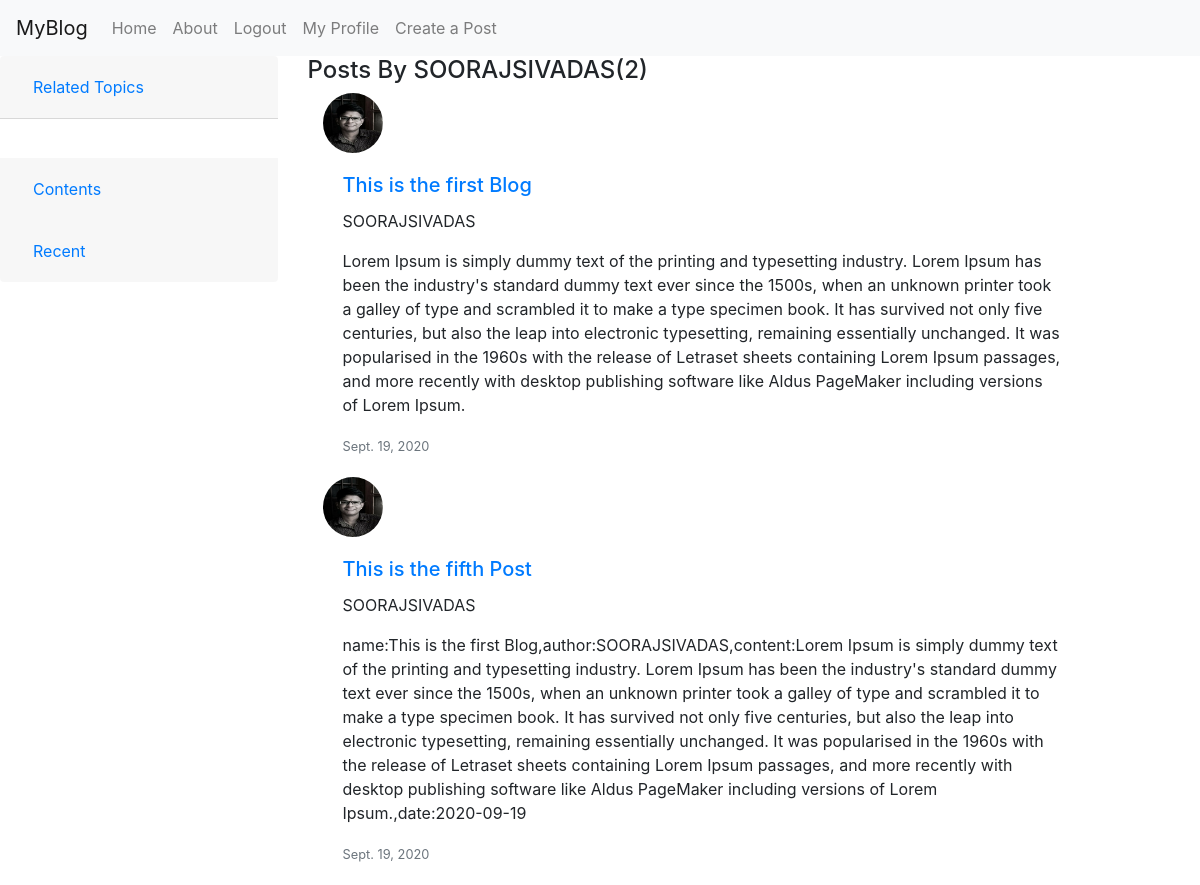
The page /blog/user/SOORAJSIVADAS (signed in) on the database as committed earlier.
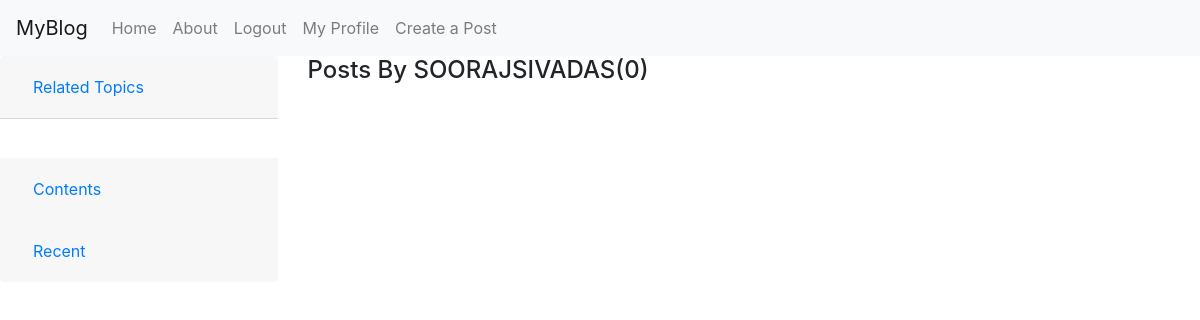
The same page on the database as committed later.
### myblog/models.py (models this page shows, shortened)
class Post(models.Model):
    title = models.CharField(max_length=100)
    author = models.ForeignKey(User,on_delete=models.CASCADE)
    content = models.TextField()
    date_time = models.DateField(default=timezone.now)

### registration/models.py (models this page shows, shortened)
class Profile(models.Model):
    user = models.OneToOneField(User,on_delete=models.CASCADE)
    image = models.ImageField(default='default.jpg', upload_to ='profile_pics')

### myblog/views.py (the view)
# urls.py: path("user/<username>",UserPostListView.as_view(),name ="user-posts"),
class UserPostListView(ListView):
    model = Post
    template_name = 'myblog/user_posts.html'
    context_object_name = 'posts'
    ordering = ['-date_time']
    paginate_by = 3
    def get_queryset(self):
        user = get_object_or_404(User,username=self.kwargs.get('username'))
        return Post.objects.filter(author=user)

### myblog/templates/myblog/user_posts.html (shortened to what this page needs)
{% extends 'myblog/layout.html' %}
{%block content%}
<h4>Posts By {{view.kwargs.username}}({{ page_obj.paginator.count }})</h4>
{%for post in posts%}
    <div class="card col-lg-12" style="display:inline-block;border:none;">
        <img src="{{post.author.profile.image.url}}" style='border-radius:50%;height:60px;width:60px;' alt='Author photo'>
        <div class="card-body">
          <h5 class="card-title"><a style="text-decoration:none;" href="{% url 'post-detail' post.id  %}">{{post.title}}</a></h5>
          <p class="card-text">{{post.author}}</p>
          <p class="card-text">{{post.content}}</p>
          <p class="card-text"><small class="text-muted">{{post.date_time}}</small></p>
        </div>
      </div>
  {% endfor %}
  {% endblock %}

### myblog/templates/myblog/layout.html (shortened to what this page needs)
{%load static%}
<!DOCTYPE html>
<html>
    <head>
        <link rel="stylesheet" href="https://stackpath.bootstrapcdn.com/bootstrap/4.5.2/css/bootstrap.min.css">
    </head>
    <body>
      <nav class="navbar navbar-expand-lg navbar-light bg-light">
  <a class="navbar-brand" href="#">MyBlog</a>
  <div class="collapse navbar-collapse" id="navbarNav">
    <ul class="navbar-nav">
      <li class="nav-item ">
        <a class="nav-link" href="{% url 'myblog-home' %}">Home
        <span class="sr-only">(current)</span></a>
      </li>
      <li class="nav-item">
        <a class="nav-link" href="{% url 'myblog-about' %}">About</a>
      </li>
      {% if user.is_authenticated %}
      <li class="nav-item">
        <a class="nav-link" href="{%url 'logout' %}">Logout</a>
      </li>
      <li class="nav-item">
        <a class="nav-link" href="{%url 'profile' %}">My Profile</a>
      </li>
      <li class="nav-item">
        <a class="nav-link" href="{%url 'post-create' %}">Create a Post</a>
      </li>
      {% endif %}
    </ul>
  </div>
</nav>
<div class='row' style='position:static;'>
<div class='col-lg-3' >
<div class="accordion" id="accordionExample">
    <div class="card" style='border:none;'>
      <div class="card-header" id="headingOne">
        <h2 class="mb-0">
          <button style='text-decoration:none;'class="btn btn-link btn-block text-left" type="button" data-toggle="collapse" data-target="#collapseOne" aria-expanded="true" aria-controls="collapseOne">
            Related Topics
          </button>
        </h2>
      </div>
      <div id="collapseOne" class="collapse show" aria-labelledby="headingOne" data-parent="#accordionExample">
        <div class="card-body">
        </div>
      </div>
    </div>
    <div class="card" style='border:none;'>
      <div class="card-header" id="headingTwo">
        <h2 class="mb-0">
          <button  style='text-decoration:none;'class="btn btn-link btn-block text-left collapsed" type="button" data-toggle="collapse" data-target="#collapseTwo" aria-expanded="false" aria-controls="collapseTwo">
            Contents
          </button>
        </h2>
      </div>
    </div>
    <div class="card" style='border:none;'>
      <div class="card-header" id="headingThree">
        <h2 class="mb-0">
          <button  style='text-decoration:none;'class="btn btn-link btn-block text-left collapsed" type="button" data-toggle="collapse" data-target="#collapseThree" aria-expanded="false" aria-controls="collapseThree">
            Recent
          </button>
        </h2>
      </div>
    </div>
  </div>
</div>
  <div class='col-lg-8' >
  {%block content%}
  {% endblock %}
  </div>
</div>
    </body>
</html>

Rows that differ between the two databases and show on the page:
removed Post: author.profile.image (picture), title "This is the first Blog", author "SOORAJSIVADAS", content "Lorem Ipsum is simply dummy text of the printing and typesetting industry. Lorem Ipsum has been the industry's standard dummy text ever since the 1500s, when an unknown printer took a galley of type and scrambled it to make a type specimen book. It has survived not only five centuries, but also the leap into electronic typesetting, remaining essentially unchanged. It was popularised in the 1960s with the release of Letraset sheets containing Lorem Ipsum passages, and more recently with desktop publishing software like Aldus PageMaker including versions of Lorem Ipsum.", date_time "Sept. 19, 2020"
removed Post: author.profile.image (picture), title "This is the fifth Post", author "SOORAJSIVADAS", content "name:This is the first Blog,author:SOORAJSIVADAS,content:Lorem Ipsum is simply dummy text of the printing and typesetting industry. Lorem Ipsum has been the industry's standard dummy text ever since the 1500s, when an unknown printer took a galley of type and scrambled it to make a type specimen book. It has survived not only five centuries, but also the leap into electronic typesetting, remaining essentially unchanged. It was popularised in the 1960s with the release of Letraset sheets containing Lorem Ipsum passages, and more recently with desktop publishing software like Aldus PageMaker including versions of Lorem Ipsum.,date:2020-09-19", date_time "Sept. 19, 2020"
Other text that changed with them:
{{ page_obj.paginator.count }}: "2" → "0"
